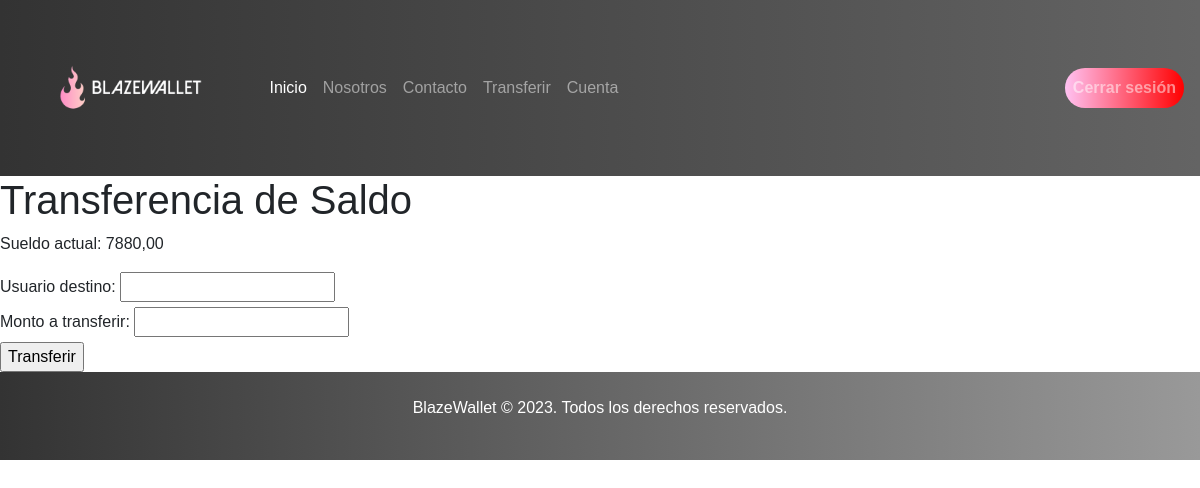
Before: /transferencia/ (signed in) with the older database file.
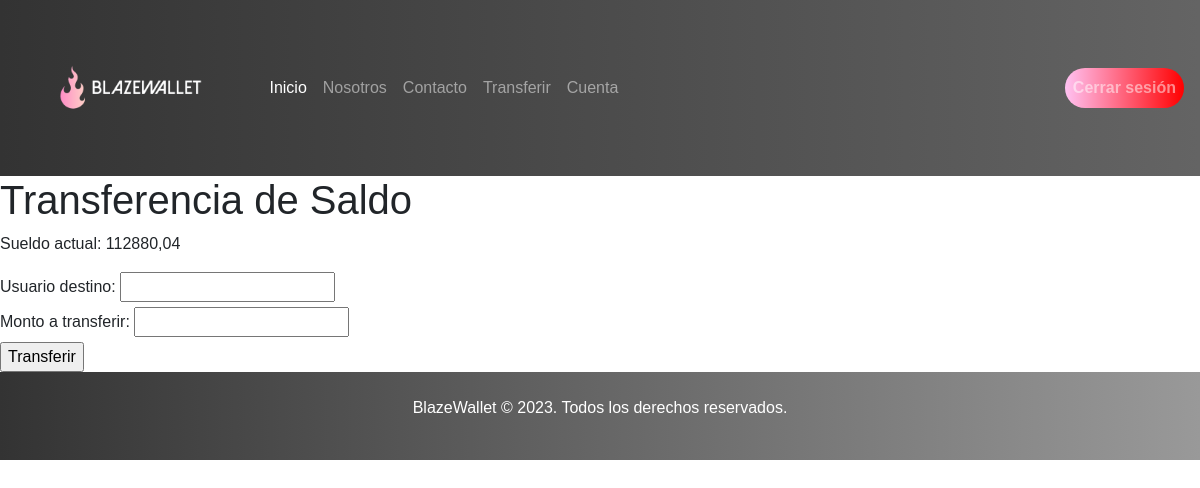
After: the same page with the newer database file.
### core/models.py (models this page shows, shortened)
class PerfilUsuario(models.Model):
    usuario = models.OneToOneField(User, on_delete=models.CASCADE)
    saldo = models.DecimalField(max_digits=10, decimal_places=2, default=10000)

### core/views.py (the view, shortened to what this page needs)
# urls.py: path('transferencia/', transferencia_saldo, name='transferencia_saldo'),
@login_required(login_url='/login/')
def transferencia_saldo(request):
    form = TransferenciaSaldoForm()
    error = None
    usuario_actual = request.user
    try:
        perfil_usuario_actual = PerfilUsuario.objects.get(usuario=usuario_actual)
        saldo_actual = perfil_usuario_actual.saldo
    except PerfilUsuario.DoesNotExist:
        saldo_actual = 0
        error = "No existe un perfil de usuario asociado a este usuario"
    return render(request, 'transferencia.html', {'form': form, 'saldo_actual': saldo_actual, 'error': error})

### core/forms.py
class TransferenciaSaldoForm(forms.Form):
    username_destino = forms.CharField(max_length=150)
    monto_transferencia = forms.DecimalField(max_digits=10, decimal_places=2)

### core/templates/transferencia.html (shortened to what this page needs)
{% extends 'base.html' %}
{% load static %}
{% block content %}
<h1>Transferencia de Saldo</h1>
<p>Sueldo actual: {{ saldo_actual }}</p>
<form method="post">
    <label for="username_destino">Usuario destino:</label>
    <input type="text" name="username_destino" required><br>
    <label for="monto_transferencia">Monto a transferir:</label>
    <input type="number" step="0.01" name="monto_transferencia" required><br>
    <input type="submit" value="Transferir">
</form>
{% endblock %}

Changed rows visible on the page:
changed PerfilUsuario: saldo "7880,00" → "112880,04"
